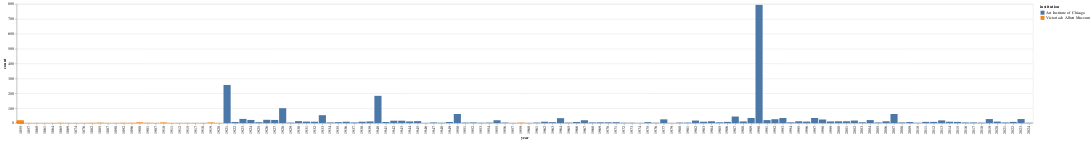

The code cell stored with this chart in its notebook:
### Markdown cell above
Well, that seems like a clear victory for the AIC. Let's compare them side-by-side to see when this water lily collecting spree started.

### Code cell
aic_water_lilies_df['institution'] = 'Art Institute of Chicago'
vam_water_lilies_df['institution'] = 'Victoria & Albert Museum'

# Make the columns names consistent

aic_water_lilies_df.rename(columns={'doc_count': 'count', 'key': 'year'}, inplace=True)
vam_water_lilies_df.rename(columns={'value': 'year'}, inplace=True)

# Join into one data-frame
water_lilies_df = aic_water_lilies_df._append(vam_water_lilies_df)

alt.Chart(water_lilies_df).mark_bar().encode(
    y='count:Q',
    x='year:O',
    color='institution:N')

### Figure 1 — Vega-Lite specification as saved in the notebook (floating-point values rounded to 4 significant figures; data arrays with more than 128 entries replaced by an {"elided": "..."} marker saying what was removed)
{"config": {"view": {"continuousWidth": 300, "continuousHeight": 300}}, "data": {"name": "data-13dc6d1f5f594545212d6daaad54461b"}, "mark": {"type": "bar"}, "encoding": {"color": {"field": "institution", "type": "nominal"}, "x": {"field": "year", "type": "ordinal"}, "y": {"field": "count", "type": "quantitative"}}, "$schema": "https://vega.github.io/schema/vega-lite/v5.17.0.json", "datasets": {"data-13dc6d1f5f594545212d6daaad54461b": {"elided": "189 records"}}}
